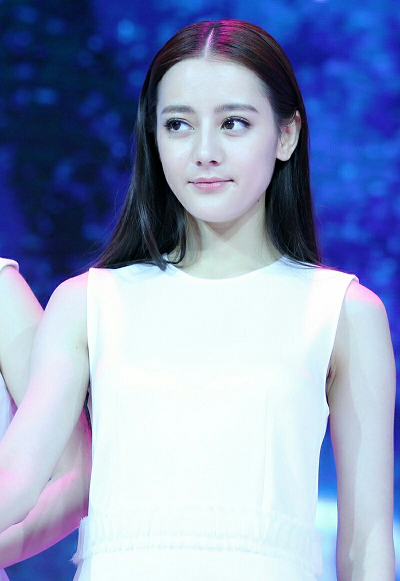
//> input picture images/test.png, 400 x 581 px
$ ./integral_demo   (built with g++ and OpenCV 4)
//> lines starting //> are read from the running program, lines starting //| are printed output that depends on the picture
#include <opencv2/opencv.hpp>
#include <iostream>

using namespace cv;

int main(int argc, char** argv) {
	Mat src = imread("D:/vcprojects/images/test.png", IMREAD_GRAYSCALE);
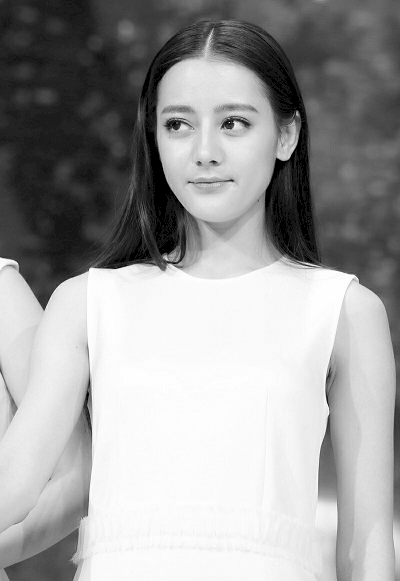
//> src: 581 rows x 400 cols, CV_8UC1; min 0, max 255, mean 158.4
	if (src.empty()) {
		printf("could not load image...\n");
		return -1;
	}
	namedWindow("input image", CV_WINDOW_AUTOSIZE);
	imshow("input image", src);

	Mat sumii = Mat::zeros(src.rows + 1, src.cols + 1, CV_32FC1);
	Mat sqsumii = Mat::zeros(src.rows + 1, src.cols + 1, CV_64FC1);
	integral(src, sumii, sqsumii);
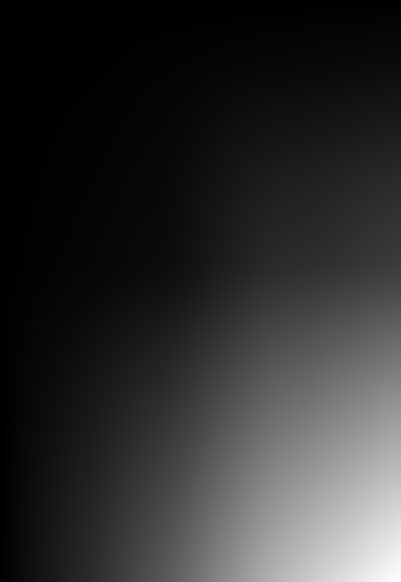
//> sumii: 582 rows x 401 cols, CV_32SC1; min 0, max 36803744, mean 6784029; drawn with min black and max white

	Mat iiResult;
	normalize(sumii, iiResult, 0, 255, NORM_MINMAX, CV_8UC1, Mat());
	imshow("Integral Image", iiResult);

	waitKey(0);
	return 0;
}
